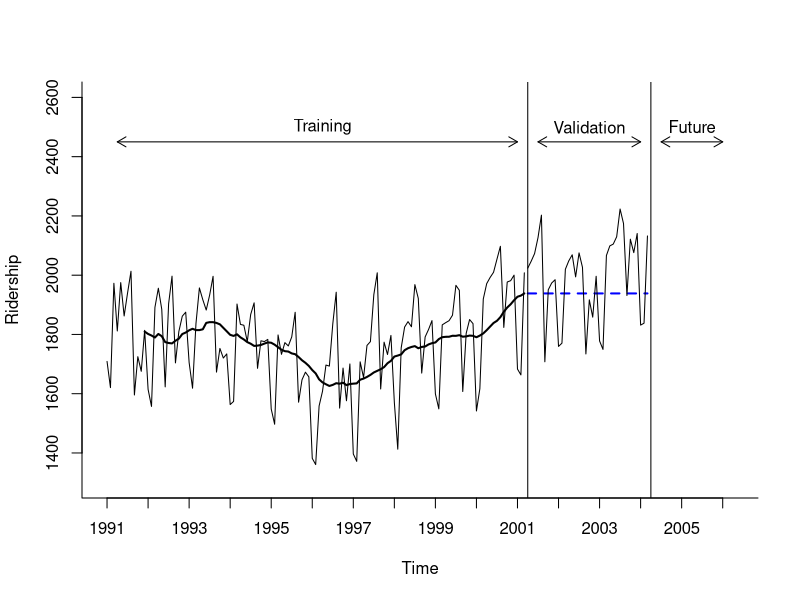

R code for this plot:
library(forecast)
library(zoo)

Amtrak.data <- read.csv("Amtrak data.csv")
ridership.ts <- ts(Amtrak.data$Ridership, start = c(1991, 1), end = c(2004, 3), freq = 12)

nValid <- 36
nTrain <- length(ridership.ts) - nValid
train.ts <- window(ridership.ts, start = c(1991, 1), end = c(1991, nTrain))
valid.ts <- window(ridership.ts, start = c(1991, nTrain + 1), end = c(1991, nTrain + nValid))
ma.trailing <- rollmean(train.ts, k = 12, align = "right")
last.ma <- tail(ma.trailing, 1)
ma.trailing.pred <- ts(rep(last.ma, nValid), start = c(1991, nTrain + 1), end = c(1991, nTrain + nValid), freq = 12)

# Figure 5-3
plot(train.ts, ylim = c(1300, 2600),  ylab = "Ridership", xlab = "Time", bty = "l", xaxt = "n", xlim = c(1991,2006.25), main = "")
axis(1, at = seq(1991, 2006, 1), labels = format(seq(1991, 2006, 1)))
lines(ma.trailing, lwd = 2) 
lines(ma.trailing.pred, lwd = 2, col = "blue", lty = 2) 
lines(valid.ts)
lines(c(2004.25 - 3, 2004.25 - 3), c(0, 3500)) 
lines(c(2004.25, 2004.25), c(0, 3500))
text(1996.25, 2500, "Training")
text(2002.75, 2500, "Validation")
text(2005.25, 2500, "Future")
arrows(2004 - 3, 2450, 1991.25, 2450, code = 3, length = 0.1, lwd = 1,angle = 30)
arrows(2004.5 - 3, 2450, 2004, 2450, code = 3, length = 0.1, lwd = 1,angle = 30)
arrows(2004.5, 2450, 2006, 2450, code = 3, length = 0.1, lwd = 1, angle = 30)




